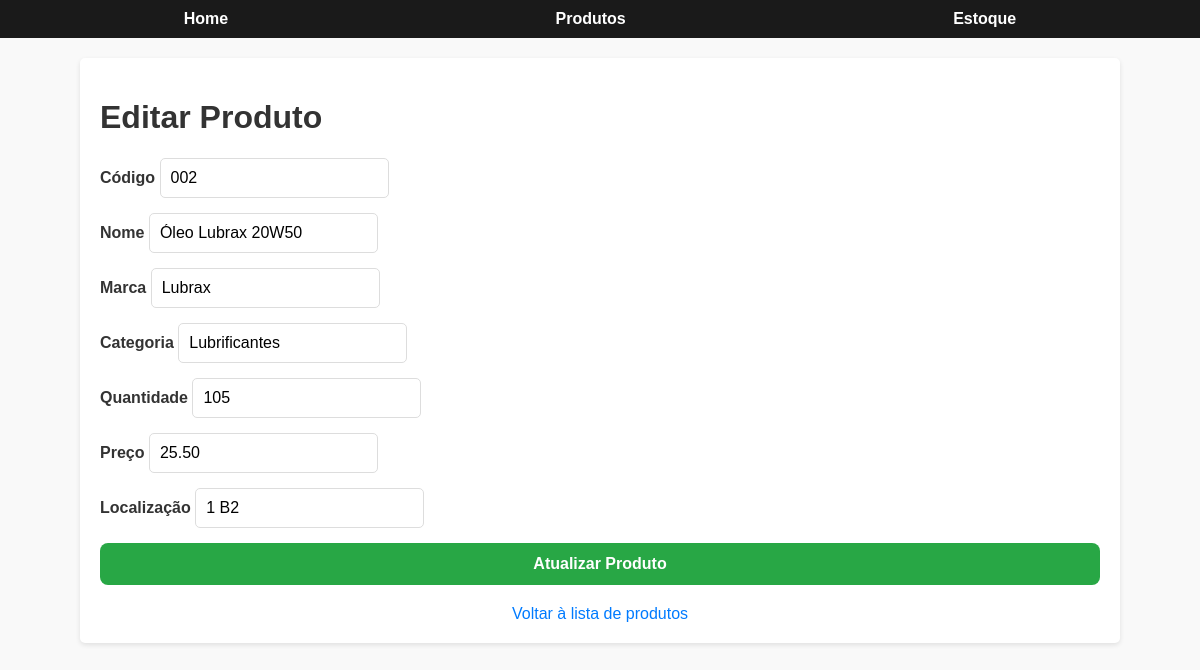
The app's page /produtos/editar/2 with its own data.
### models.py (models this page shows, shortened)
class Produto(db.Model):
    __tablename__ = 'produtos'
    id = db.Column(db.Integer, primary_key=True)  # Identificador único
    codigo = db.Column(db.String(20), unique=True, nullable=False)  # Código único do produto
    nome = db.Column(db.String(100), nullable=False)  # Nome do produto
    marca = db.Column(db.String(50), nullable=False)  # Marca do produto
    categoria = db.Column(db.String(50), nullable=False)  # Categoria do produto
    quantidade = db.Column(db.Integer, nullable=False)  # Quantidade em estoque
    preco = db.Column(db.Float, nullable=False)  # Preço do produto
    localizacao = db.Column(db.String(100), nullable=True)  # Localização do produto no estoque
    criado_em = db.Column(db.DateTime, default=datetime.utcnow)  # Data de criação do registro
    atualizado_em = db.Column(db.DateTime, default=datetime.utcnow, onupdate=datetime.utcnow)  # Data de última atualização

### app.py (the view, shortened to what this page needs)
@app.route('/produtos/editar/<int:id>', methods=['GET', 'POST'])
def editar_produto(id):
    produto = Produto.query.get_or_404(id)  # Buscar o produto pelo ID
    form = ProdutoForm(obj=produto)
    return render_template('editar_produto.html', form=form, produto=produto)

### templates/editar_produto.html (shortened to what this page needs)
<!DOCTYPE html>
<html lang="en">
<head>
    <link rel="stylesheet" href="/static/style.css">
</head>
<body>
    <header>
        <nav>
            <a href="/">Home</a>
            <a href="/produtos">Produtos</a>
            <a href="/estoque">Estoque</a>
        </nav>
    </header>
    <main>
        <h1>Editar Produto</h1>
        <form action="{{ url_for('editar_produto', id=produto.id) }}" method="post">
            <div>
                <label for="codigo">Código</label>
                {{ form.codigo(class="form-control") }}
            </div>
            <div>
                <label for="nome">Nome</label>
                {{ form.nome(class="form-control") }}
            </div>
            <div>
                <label for="marca">Marca</label>
                {{ form.marca(class="form-control") }}
            </div>
            <div>
                <label for="categoria">Categoria</label>
                {{ form.categoria(class="form-control") }}
            </div>
            <div>
                <label for="quantidade">Quantidade</label>
                {{ form.quantidade(class="form-control") }}
            </div>
            <div>
                <label for="preco">Preço</label>
                {{ form.preco(class="form-control") }}
            </div>
            <div>
                <label for="localizacao">Localização</label>
                {{ form.localizacao(class="form-control") }}
            </div>
            <button type="submit" class="btn atualizar-produto-btn">Atualizar Produto</button>
        </form>
        <a href="{{ url_for('listar_produtos') }}" class="link-back">Voltar à lista de produtos</a>
    </main>
</body>
</html>

### static/style.css (style rules this page uses)
body { font-family: Arial, sans-serif; margin: 0; padding: 0; background-color: #f9f9f9; color: #333; }
header { background-color: #1a1a1a; padding: 10px 20px; color: #fff; }
header nav { display: flex; justify-content: space-around; align-items: center; }
header nav a { text-decoration: none; color: #fff; font-weight: bold; margin: 0 10px; transition: color 0.3s; }
.link-back { display: block; text-align: center; margin-top: 20px; text-decoration: none; font-size: 16px; color: #007bff; }
main { padding: 20px; max-width: 1000px; margin: 20px auto; background-color: #fff; border-radius: 5px; box-shadow: 0 2px 5px rgba(0, 0, 0, 0.1); }
.btn { display: inline-block; background-color: #e60000; color: #fff; padding: 10px 15px; text-decoration: none; border-radius: 5px; font-weight: bold; transition: background-color 0.3s; }
.btn.atualizar-produto-btn { background-color: #28a745; color: white; font-size: 16px; padding: 12px 20px; border-radius: 8px; border: none; cursor: pointer; transition: background-color 0.3s ease, transform 0.2s ease; width: 100%; box-sizing: border-box; }
form { display: flex; flex-direction: column; gap: 15px; }
form label { font-weight: bold; }
form input { padding: 10px; border: 1px solid #ddd; border-radius: 5px; font-size: 1rem; }
form button { align-self: flex-start; }

### records on screen
Produto: codigo "002", nome "Óleo Lubrax 20W50", marca "Lubrax", categoria "Lubrificantes", quantidade "105", preco "25.50", localizacao "1 B2"
